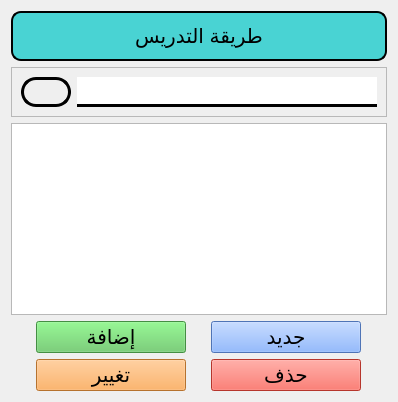
        <widget class="QWidget" name="tabWidget_5Page1">
         <attribute name="title">
          <string>طريقة التدريس</string>
         </attribute>
         <layout class="QVBoxLayout" name="verticalLayout_3">
          <item>
           <widget class="QLabel" name="label_2">
            <property name="minimumSize">
             <size>
              <width>0</width>
              <height>50</height>
             </size>
            </property>
            <property name="font">
             <font>
              <pointsize>15</pointsize>
              <bold>false</bold>
             </font>
            </property>
            <property name="styleSheet">
             <string notr="true">border:2px solid black;
background-color: rgb(73, 211, 211);
border-radius:10px</string>
            </property>
            <property name="frameShape">
             <enum>QFrame::Shape::WinPanel</enum>
            </property>
            <property name="frameShadow">
             <enum>QFrame::Shadow::Plain</enum>
            </property>
            <property name="lineWidth">
             <number>3</number>
            </property>
            <property name="text">
             <string>طريقة التدريس</string>
            </property>
            <property name="alignment">
             <set>Qt::AlignmentFlag::AlignCenter</set>
            </property>
           </widget>
          </item>
          <item>
           <widget class="QFrame" name="frame_6">
            <property name="frameShape">
             <enum>QFrame::Shape::StyledPanel</enum>
            </property>
            <property name="frameShadow">
             <enum>QFrame::Shadow::Raised</enum>
            </property>
            <layout class="QHBoxLayout" name="horizontalLayout_6">
             <item>
              <widget class="QLabel" name="way_nb">
               <property name="minimumSize">
                <size>
                 <width>50</width>
                 <height>0</height>
                </size>
               </property>
               <property name="maximumSize">
                <size>
                 <width>16777215</width>
                 <height>50</height>
                </size>
               </property>
               <property name="font">
                <font>
                 <pointsize>15</pointsize>
                 <bold>false</bold>
                </font>
               </property>
               <property name="styleSheet">
                <string notr="true">border: 3px solid black; 
border-radius: 15px</string>
               </property>
               <property name="text">
                <string/>
               </property>
              </widget>
             </item>
             <item>
              <widget class="QLineEdit" name="way_ent">
               <property name="minimumSize">
                <size>
                 <width>300</width>
                 <height>30</height>
                </size>
               </property>
               <property name="font">
                <font>
                 <pointsize>15</pointsize>
                 <bold>false</bold>
                </font>
               </property>
               <property name="layoutDirection">
                <enum>Qt::LayoutDirection::RightToLeft</enum>
               </property>
               <property name="styleSheet">
                <string notr="true">border: 3px solid black;
border-left: none;
border-right: none;
border-top: none 
</string>
               </property>
               <property name="alignment">
                <set>Qt::AlignmentFlag::AlignRight|Qt::AlignmentFlag::AlignTrailing|Qt::AlignmentFlag::AlignVCenter</set>
               </property>
              </widget>
             </item>
            </layout>
           </widget>
          </item>
          <item>
           <widget class="QListWidget" name="way_list">
            <property name="minimumSize">
             <size>
              <width>0</width>
              <height>0</height>
             </size>
            </property>
            <property name="font">
             <font>
              <pointsize>15</pointsize>
              <bold>false</bold>
             </font>
            </property>
            <property name="layoutDirection">
             <enum>Qt::LayoutDirection::RightToLeft</enum>
            </property>
            <property name="alternatingRowColors">
             <bool>true</bool>
            </property>
           </widget>
          </item>
          <item>
           <widget class="QFrame" name="frame_14">
            <property name="frameShape">
             <enum>QFrame::Shape::NoFrame</enum>
            </property>
            <property name="frameShadow">
             <enum>QFrame::Shadow::Raised</enum>
            </property>
            <layout class="QHBoxLayout" name="horizontalLayout_12">
             <property name="spacing">
              <number>0</number>
             </property>
             <property name="leftMargin">
              <number>0</number>
             </property>
             <property name="topMargin">
              <number>0</number>
             </property>
             <property name="rightMargin">
              <number>0</number>
             </property>
             <property name="bottomMargin">
              <number>0</number>
             </property>
             <item>
              <widget class="QPushButton" name="way_add_btn">
               <property name="minimumSize">
                <size>
                 <width>100</width>
                 <height>30</height>
                </size>
               </property>
               <property name="maximumSize">
                <size>
                 <width>150</width>
                 <height>16777215</height>
                </size>
               </property>
               <property name="font">
                <font>
                 <pointsize>15</pointsize>
                 <bold>false</bold>
                </font>
               </property>
               <property name="styleSheet">
                <string notr="true">background-color: rgb(95, 199, 94);</string>
               </property>
               <property name="text">
                <string>إضافة</string>
               </property>
              </widget>
             </item>
             <item>
              <widget class="QPushButton" name="way_new_btn">
               <property name="minimumSize">
                <size>
                 <width>100</width>
                 <height>30</height>
                </size>
               </property>
               <property name="maximumSize">
                <size>
                 <width>150</width>
                 <height>16777215</height>
                </size>
               </property>
               <property name="font">
                <font>
                 <pointsize>15</pointsize>
                 <bold>false</bold>
                </font>
               </property>
               <property name="styleSheet">
                <string notr="true">background-color: rgb(111, 162, 255);</string>
               </property>
               <property name="text">
                <string>جديد</string>
               </property>
              </widget>
             </item>
            </layout>
           </widget>
          </item>
          <item>
           <widget class="QFrame" name="frame_13">
            <property name="frameShape">
             <enum>QFrame::Shape::NoFrame</enum>
            </property>
            <property name="frameShadow">
             <enum>QFrame::Shadow::Raised</enum>
            </property>
            <layout class="QHBoxLayout" name="horizontalLayout_11">
             <property name="spacing">
              <number>0</number>
             </property>
             <property name="leftMargin">
              <number>0</number>
             </property>
             <property name="topMargin">
              <number>0</number>
             </property>
             <property name="rightMargin">
              <number>0</number>
             </property>
             <property name="bottomMargin">
              <number>0</number>
             </property>
             <item>
              <widget class="QPushButton" name="way_update_btn">
               <property name="minimumSize">
                <size>
                 <width>100</width>
                 <height>30</height>
                </size>
               </property>
               <property name="maximumSize">
                <size>
                 <width>150</width>
                 <height>16777215</height>
                </size>
               </property>
               <property name="font">
                <font>
                 <pointsize>15</pointsize>
                 <bold>false</bold>
                </font>
               </property>
               <property name="styleSheet">
                <string notr="true">background-color: rgb(255, 160, 65);</string>
               </property>
               <property name="text">
                <string>تغيير</string>
               </property>
              </widget>
             </item>
             <item>
              <widget class="QPushButton" name="way_delete_btn">
               <property name="minimumSize">
                <size>
                 <width>100</width>
                 <height>30</height>
                </size>
               </property>
               <property name="maximumSize">
                <size>
                 <width>150</width>
                 <height>16777215</height>
                </size>
               </property>
               <property name="font">
                <font>
                 <pointsize>15</pointsize>
                 <bold>false</bold>
                </font>
               </property>
               <property name="styleSheet">
                <string notr="true">background-color: rgb(255, 74, 61);</string>
               </property>
               <property name="text">
                <string>حذف</string>
               </property>
              </widget>
             </item>
            </layout>
           </widget>
          </item>
         </layout>
        </widget>
